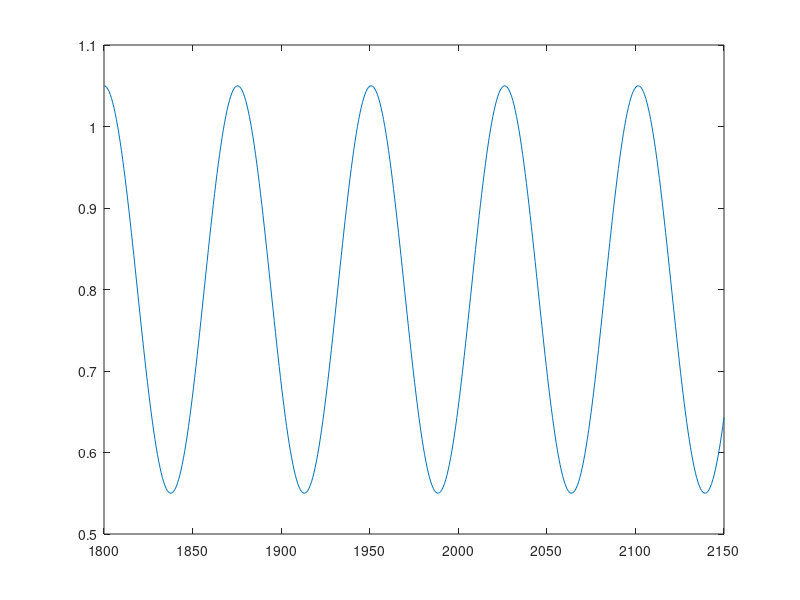

Reproduce this figure in MATLAB.
clear all


yrmin=1800; yrmax=2150; npoints=500;
yr=linspace(yrmin,yrmax,npoints);
interval=yrmax-yrmin;
time=linspace(0,interval,npoints);

y=cos(time/12)/4+.8;

plot(yr,y);
